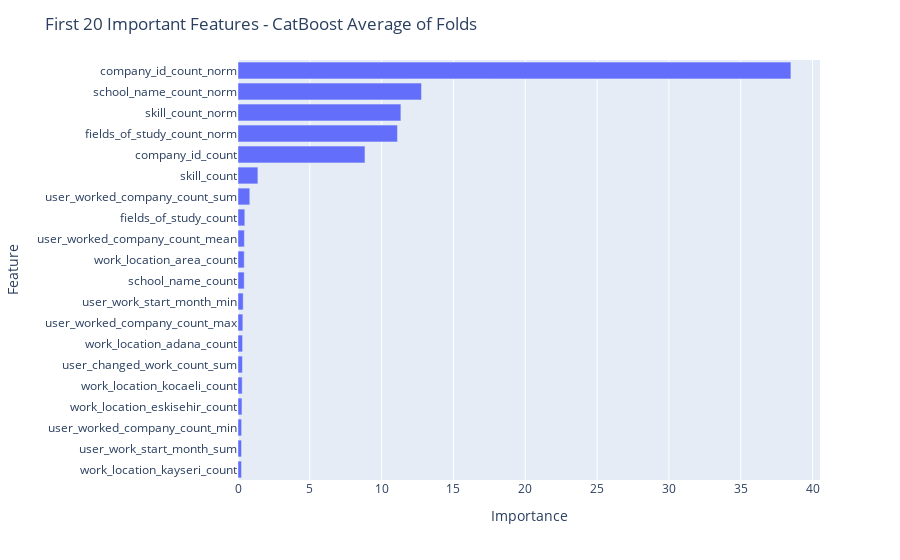

The notebook cell saved with this chart:
### Code cell
models = impute_and_scaled_model(train)

### Figure 1 — Plotly figure (JSON) as saved in the notebook; plotly's stock layout.template omitted (floating-point values rounded to 4 significant figures)
{"data": [{"alignmentgroup": "True", "hovertemplate": "Importance=%{x}<br>Feature=%{y}<extra></extra>", "legendgroup": "", "marker": {"color": "#636efa", "pattern": {"shape": ""}}, "name": "", "offsetgroup": "", "orientation": "h", "showlegend": false, "textposition": "auto", "type": "bar", "x": [0.2442, 0.2454, 0.2516, 0.2761, 0.2928, 0.3092, 0.3183, 0.3368, 0.3616, 0.4331, 0.4346, 0.4447, 0.4744, 0.8206, 1.384, 8.839, 11.1, 11.34, 12.77, 38.49], "xaxis": "x", "y": ["work_location_kayseri_count", "user_work_start_month_sum", "user_worked_company_count_min", "work_location_eskisehir_count", "work_location_kocaeli_count", "user_changed_work_count_sum", "work_location_adana_count", "user_worked_company_count_max", "user_work_start_month_min", "school_name_count", "work_location_area_count", "user_worked_company_count_mean", "fields_of_study_count", "user_worked_company_count_sum", "skill_count", "company_id_count", "fields_of_study_count_norm", "skill_count_norm", "school_name_count_norm", "company_id_count_norm"], "yaxis": "y"}], "layout": {"barmode": "relative", "legend": {"tracegroupgap": 0}, "margin": {"t": 60}, "title": {"text": "First 20 Important Features - CatBoost Average of Folds"}, "xaxis": {"anchor": "y", "domain": [0, 1], "title": {"text": "Importance"}}, "yaxis": {"anchor": "x", "domain": [0, 1], "title": {"text": "Feature"}}}}
